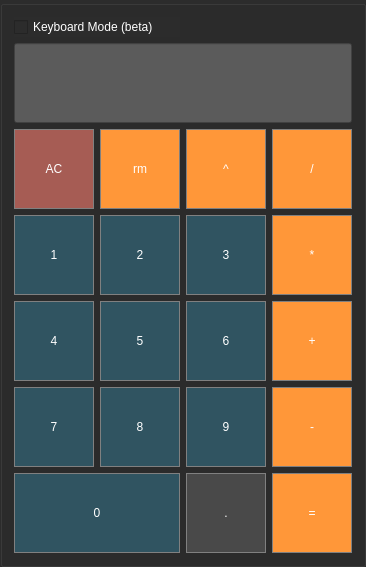
      <widget class="QGroupBox" name="MainCalc">
       <property name="styleSheet">
        <string notr="true">QGroupBox {background:rgb(74, 74, 74)rgb(44, 44, 44);}
QCheckBox{background:rgb(74, 74, 74)rgb(44, 44, 44);
color:white;}
QLineEdit {
color: black;
background:rgb(91, 91, 91);
}
QPushButton {
color:white;
background: #305461;
   border: 1px solid gray;
}
QPushButton:hover
{

background: QLinearGradient(x1: 0, y1: 0, 
                            x2: 1, y2: 1, 
                            stop: 0.2 rgb(183, 182, 184), 
                            stop: 1   rgb(4, 124, 148));
}
QPushButton:pressed {
    background-color: QLinearGradient(x1: 0, y1: 0, x2: 0, y2: 1,
                                      stop: 0 #dadbde, stop: 1 rgb(183, 182, 184));
}</string>
       </property>
       <layout class="QGridLayout" name="gridLayout">
        <item row="6" column="0" colspan="2">
         <widget class="QPushButton" name="pushButton_0">
          <property name="sizePolicy">
           <sizepolicy hsizetype="Maximum" vsizetype="Preferred">
            <horstretch>0</horstretch>
            <verstretch>0</verstretch>
           </sizepolicy>
          </property>
          <property name="minimumSize">
           <size>
            <width>80</width>
            <height>80</height>
           </size>
          </property>
          <property name="maximumSize">
           <size>
            <width>200</width>
            <height>80</height>
           </size>
          </property>
          <property name="styleSheet">
           <string notr="true"/>
          </property>
          <property name="text">
           <string>0</string>
          </property>
          <attribute name="buttonGroup">
           <string notr="true">NumsGroup</string>
          </attribute>
         </widget>
        </item>
        <item row="5" column="3">
         <widget class="QPushButton" name="pushButton_minus">
          <property name="sizePolicy">
           <sizepolicy hsizetype="Fixed" vsizetype="Preferred">
            <horstretch>0</horstretch>
            <verstretch>0</verstretch>
           </sizepolicy>
          </property>
          <property name="minimumSize">
           <size>
            <width>80</width>
            <height>80</height>
           </size>
          </property>
          <property name="maximumSize">
           <size>
            <width>80</width>
            <height>80</height>
           </size>
          </property>
          <property name="styleSheet">
           <string notr="true">QPushButton {
  background-color: rgb(255, 151, 57);
  color: white; 
  border: 1px solid gray;
}
QPushButton:pressed {
    background-color: qlineargradient(x1: 0, y1: 0, x2: 0, y2: 1,
                                      stop: 0 #FF7832, stop: 1 #FF9739);
}
</string>
          </property>
          <property name="text">
           <string>-</string>
          </property>
          <attribute name="buttonGroup">
           <string notr="true">NumsGroup</string>
          </attribute>
         </widget>
        </item>
        <item row="6" column="2">
         <widget class="QPushButton" name="pushButton_dot">
          <property name="sizePolicy">
           <sizepolicy hsizetype="Fixed" vsizetype="Preferred">
            <horstretch>0</horstretch>
            <verstretch>0</verstretch>
           </sizepolicy>
          </property>
          <property name="minimumSize">
           <size>
            <width>80</width>
            <height>80</height>
           </size>
          </property>
          <property name="maximumSize">
           <size>
            <width>80</width>
            <height>80</height>
           </size>
          </property>
          <property name="styleSheet">
           <string notr="true">QPushButton {
  background-color: rgba(128, 128, 128, 90);
  border: 1px solid gray;
}

QPushButton:pressed {
    background-color: qlineargradient(x1: 0, y1: 0, x2: 0, y2: 1,
                                      stop: 0 #BEBEBE, stop: 1 #D7D7D7);
}</string>
          </property>
          <property name="text">
           <string>.</string>
          </property>
          <attribute name="buttonGroup">
           <string notr="true">NumsGroup</string>
          </attribute>
         </widget>
        </item>
        <item row="3" column="3">
         <widget class="QPushButton" name="pushButton_mul">
          <property name="sizePolicy">
           <sizepolicy hsizetype="Fixed" vsizetype="Preferred">
            <horstretch>0</horstretch>
            <verstretch>0</verstretch>
           </sizepolicy>
          </property>
          <property name="minimumSize">
           <size>
            <width>80</width>
            <height>80</height>
           </size>
          </property>
          <property name="maximumSize">
           <size>
            <width>80</width>
            <height>80</height>
           </size>
          </property>
          <property name="styleSheet">
           <string notr="true">QPushButton {
  background-color: rgb(255, 151, 57);
  color: white; 
  border: 1px solid gray;
}
QPushButton:pressed {
    background-color: qlineargradient(x1: 0, y1: 0, x2: 0, y2: 1,
                                      stop: 0 #FF7832, stop: 1 #FF9739);
}
</string>
          </property>
          <property name="text">
           <string>*</string>
          </property>
          <attribute name="buttonGroup">
           <string notr="true">NumsGroup</string>
          </attribute>
         </widget>
        </item>
        <item row="6" column="3">
         <widget class="QPushButton" name="pushButton_eq">
          <property name="sizePolicy">
           <sizepolicy hsizetype="Fixed" vsizetype="Preferred">
            <horstretch>0</horstretch>
            <verstretch>0</verstretch>
           </sizepolicy>
          </property>
          <property name="minimumSize">
           <size>
            <width>80</width>
            <height>80</height>
           </size>
          </property>
          <property name="maximumSize">
           <size>
            <width>80</width>
            <height>80</height>
           </size>
          </property>
          <property name="styleSheet">
           <string notr="true">QPushButton {
  background-color: rgb(255, 151, 57);
  color: white; 
  border: 1px solid gray;
}
QPushButton:pressed {
    background-color: qlineargradient(x1: 0, y1: 0, x2: 0, y2: 1,
                                      stop: 0 #FF7832, stop: 1 #FF9739);
}
</string>
          </property>
          <property name="text">
           <string>=</string>
          </property>
         </widget>
        </item>
        <item row="2" column="0">
         <widget class="QPushButton" name="pushButton_AC">
          <property name="sizePolicy">
           <sizepolicy hsizetype="Fixed" vsizetype="Preferred">
            <horstretch>0</horstretch>
            <verstretch>0</verstretch>
           </sizepolicy>
          </property>
          <property name="minimumSize">
           <size>
            <width>80</width>
            <height>80</height>
           </size>
          </property>
          <property name="maximumSize">
           <size>
            <width>80</width>
            <height>80</height>
           </size>
          </property>
          <property name="styleSheet">
           <string notr="true">QPushButton {
  background-color: #a65c54;
  border: 1px solid gray;
}

QPushButton:pressed {
    background-color: qlineargradient(x1: 0, y1: 0, x2: 0, y2: 1,
                                      stop: 0 #BEBEBE, stop: 1 #D7D7D7);
}</string>
          </property>
          <property name="text">
           <string>AC</string>
          </property>
         </widget>
        </item>
        <item row="2" column="3">
         <widget class="QPushButton" name="pushButton_div">
          <property name="sizePolicy">
           <sizepolicy hsizetype="Fixed" vsizetype="Preferred">
            <horstretch>0</horstretch>
            <verstretch>0</verstretch>
           </sizepolicy>
          </property>
          <property name="minimumSize">
           <size>
            <width>80</width>
            <height>80</height>
           </size>
          </property>
          <property name="maximumSize">
           <size>
            <width>80</width>
            <height>80</height>
           </size>
          </property>
          <property name="styleSheet">
           <string notr="true">QPushButton {
  background-color: rgb(255, 151, 57);
  color: white; 
  border: 1px solid gray;
}
QPushButton:pressed {
    background-color: qlineargradient(x1: 0, y1: 0, x2: 0, y2: 1,
                                      stop: 0 #FF7832, stop: 1 #FF9739);
}
</string>
          </property>
          <property name="text">
           <string>/</string>
          </property>
          <attribute name="buttonGroup">
           <string notr="true">NumsGroup</string>
          </attribute>
         </widget>
        </item>
        <item row="2" column="2">
         <widget class="QPushButton" name="pushButton_pow">
          <property name="sizePolicy">
           <sizepolicy hsizetype="Fixed" vsizetype="Preferred">
            <horstretch>0</horstretch>
            <verstretch>0</verstretch>
           </sizepolicy>
          </property>
          <property name="minimumSize">
           <size>
            <width>80</width>
            <height>80</height>
           </size>
          </property>
          <property name="maximumSize">
           <size>
            <width>80</width>
            <height>80</height>
           </size>
          </property>
          <property name="styleSheet">
           <string notr="true">QPushButton {
  background-color: rgb(255, 151, 57);
  color: white; 
  border: 1px solid gray;
}
QPushButton:pressed {
    background-color: qlineargradient(x1: 0, y1: 0, x2: 0, y2: 1,
                                      stop: 0 #FF7832, stop: 1 #FF9739);
}
</string>
          </property>
          <property name="text">
           <string>^</string>
          </property>
          <attribute name="buttonGroup">
           <string notr="true">NumsGroup</string>
          </attribute>
         </widget>
        </item>
        <item row="5" column="0">
         <widget class="QPushButton" name="pushButton_7">
          <property name="sizePolicy">
           <sizepolicy hsizetype="Fixed" vsizetype="Preferred">
            <horstretch>0</horstretch>
            <verstretch>0</verstretch>
           </sizepolicy>
          </property>
          <property name="minimumSize">
           <size>
            <width>80</width>
            <height>80</height>
           </size>
          </property>
          <property name="maximumSize">
           <size>
            <width>80</width>
            <height>80</height>
           </size>
          </property>
          <property name="styleSheet">
           <string notr="true"/>
          </property>
          <property name="text">
           <string>7</string>
          </property>
          <attribute name="buttonGroup">
           <string notr="true">NumsGroup</string>
          </attribute>
         </widget>
        </item>
        <item row="4" column="2">
         <widget class="QPushButton" name="pushButton_6">
          <property name="sizePolicy">
           <sizepolicy hsizetype="Fixed" vsizetype="Preferred">
            <horstretch>0</horstretch>
            <verstretch>0</verstretch>
           </sizepolicy>
          </property>
          <property name="minimumSize">
           <size>
            <width>80</width>
            <height>80</height>
           </size>
          </property>
          <property name="maximumSize">
           <size>
            <width>80</width>
            <height>80</height>
           </size>
          </property>
          <property name="styleSheet">
           <string notr="true"/>
          </property>
          <property name="text">
           <string>6</string>
          </property>
          <attribute name="buttonGroup">
           <string notr="true">NumsGroup</string>
          </attribute>
         </widget>
        </item>
        <item row="1" column="0" colspan="4">
         <widget class="QLineEdit" name="LineInput">
          <property name="minimumSize">
           <size>
            <width>0</width>
            <height>80</height>
           </size>
          </property>
          <property name="styleSheet">
           <string notr="true"/>
          </property>
          <property name="alignment">
           <set>Qt::AlignRight|Qt::AlignTrailing|Qt::AlignVCenter</set>
          </property>
         </widget>
        </item>
        <item row="2" column="1">
         <widget class="QPushButton" name="pushButton_rm">
          <property name="sizePolicy">
           <sizepolicy hsizetype="Fixed" vsizetype="Preferred">
            <horstretch>0</horstretch>
            <verstretch>0</verstretch>
           </sizepolicy>
          </property>
          <property name="minimumSize">
           <size>
            <width>80</width>
            <height>80</height>
           </size>
          </property>
          <property name="maximumSize">
           <size>
            <width>80</width>
            <height>80</height>
           </size>
          </property>
          <property name="styleSheet">
           <string notr="true">QPushButton {
  background-color: rgb(255, 151, 57);
  color: white; 
  border: 1px solid gray;
}
QPushButton:pressed {
    background-color: qlineargradient(x1: 0, y1: 0, x2: 0, y2: 1,
                                      stop: 0 #FF7832, stop: 1 #FF9739);
}
</string>
          </property>
          <property name="text">
           <string>rm</string>
          </property>
         </widget>
        </item>
        <item row="3" column="1">
         <widget class="QPushButton" name="pushButton_2">
          <property name="sizePolicy">
           <sizepolicy hsizetype="Fixed" vsizetype="Preferred">
            <horstretch>0</horstretch>
            <verstretch>0</verstretch>
           </sizepolicy>
          </property>
          <property name="minimumSize">
           <size>
            <width>80</width>
            <height>80</height>
           </size>
          </property>
          <property name="maximumSize">
           <size>
            <width>80</width>
            <height>80</height>
           </size>
          </property>
          <property name="styleSheet">
           <string notr="true"/>
          </property>
          <property name="text">
           <string>2</string>
          </property>
          <attribute name="buttonGroup">
           <string notr="true">NumsGroup</string>
          </attribute>
         </widget>
        </item>
        <item row="4" column="3">
         <widget class="QPushButton" name="pushButton_plus">
          <property name="sizePolicy">
           <sizepolicy hsizetype="Fixed" vsizetype="Preferred">
            <horstretch>0</horstretch>
            <verstretch>0</verstretch>
           </sizepolicy>
          </property>
          <property name="minimumSize">
           <size>
            <width>80</width>
            <height>80</height>
           </size>
          </property>
          <property name="maximumSize">
           <size>
            <width>80</width>
            <height>80</height>
           </size>
          </property>
          <property name="styleSheet">
           <string notr="true">QPushButton {
  background-color: rgb(255, 151, 57);
  color: white; 
  border: 1px solid gray;
}
QPushButton:pressed {
    background-color: qlineargradient(x1: 0, y1: 0, x2: 0, y2: 1,
                                      stop: 0 #FF7832, stop: 1 #FF9739);
}
</string>
          </property>
          <property name="text">
           <string>+</string>
          </property>
          <attribute name="buttonGroup">
           <string notr="true">NumsGroup</string>
          </attribute>
         </widget>
        </item>
        <item row="5" column="1">
         <widget class="QPushButton" name="pushButton_8">
          <property name="sizePolicy">
           <sizepolicy hsizetype="Fixed" vsizetype="Preferred">
            <horstretch>0</horstretch>
            <verstretch>0</verstretch>
           </sizepolicy>
          </property>
          <property name="minimumSize">
           <size>
            <width>80</width>
            <height>80</height>
           </size>
          </property>
          <property name="maximumSize">
           <size>
            <width>80</width>
            <height>80</height>
           </size>
          </property>
          <property name="styleSheet">
           <string notr="true"/>
          </property>
          <property name="text">
           <string>8</string>
          </property>
          <attribute name="buttonGroup">
           <string notr="true">NumsGroup</string>
          </attribute>
         </widget>
        </item>
        <item row="3" column="2">
         <widget class="QPushButton" name="pushButton_3">
          <property name="sizePolicy">
           <sizepolicy hsizetype="Fixed" vsizetype="Preferred">
            <horstretch>0</horstretch>
            <verstretch>0</verstretch>
           </sizepolicy>
          </property>
          <property name="minimumSize">
           <size>
            <width>80</width>
            <height>80</height>
           </size>
          </property>
          <property name="maximumSize">
           <size>
            <width>80</width>
            <height>80</height>
           </size>
          </property>
          <property name="styleSheet">
           <string notr="true"/>
          </property>
          <property name="text">
           <string>3</string>
          </property>
          <attribute name="buttonGroup">
           <string notr="true">NumsGroup</string>
          </attribute>
         </widget>
        </item>
        <item row="4" column="1">
         <widget class="QPushButton" name="pushButton_5">
          <property name="sizePolicy">
           <sizepolicy hsizetype="Fixed" vsizetype="Preferred">
            <horstretch>0</horstretch>
            <verstretch>0</verstretch>
           </sizepolicy>
          </property>
          <property name="minimumSize">
           <size>
            <width>80</width>
            <height>80</height>
           </size>
          </property>
          <property name="maximumSize">
           <size>
            <width>80</width>
            <height>80</height>
           </size>
          </property>
          <property name="styleSheet">
           <string notr="true"/>
          </property>
          <property name="text">
           <string>5</string>
          </property>
          <attribute name="buttonGroup">
           <string notr="true">NumsGroup</string>
          </attribute>
         </widget>
        </item>
        <item row="5" column="2">
         <widget class="QPushButton" name="pushButton_9">
          <property name="sizePolicy">
           <sizepolicy hsizetype="Fixed" vsizetype="Preferred">
            <horstretch>0</horstretch>
            <verstretch>0</verstretch>
           </sizepolicy>
          </property>
          <property name="minimumSize">
           <size>
            <width>80</width>
            <height>80</height>
           </size>
          </property>
          <property name="maximumSize">
           <size>
            <width>80</width>
            <height>80</height>
           </size>
          </property>
          <property name="styleSheet">
           <string notr="true"/>
          </property>
          <property name="text">
           <string>9</string>
          </property>
          <attribute name="buttonGroup">
           <string notr="true">NumsGroup</string>
          </attribute>
         </widget>
        </item>
        <item row="3" column="0">
         <widget class="QPushButton" name="pushButton_1">
          <property name="sizePolicy">
           <sizepolicy hsizetype="Fixed" vsizetype="Preferred">
            <horstretch>0</horstretch>
            <verstretch>0</verstretch>
           </sizepolicy>
          </property>
          <property name="minimumSize">
           <size>
            <width>80</width>
            <height>80</height>
           </size>
          </property>
          <property name="maximumSize">
           <size>
            <width>80</width>
            <height>80</height>
           </size>
          </property>
          <property name="styleSheet">
           <string notr="true"/>
          </property>
          <property name="text">
           <string>1</string>
          </property>
          <attribute name="buttonGroup">
           <string notr="true">NumsGroup</string>
          </attribute>
         </widget>
        </item>
        <item row="4" column="0">
         <widget class="QPushButton" name="pushButton_4">
          <property name="sizePolicy">
           <sizepolicy hsizetype="Fixed" vsizetype="Preferred">
            <horstretch>0</horstretch>
            <verstretch>0</verstretch>
           </sizepolicy>
          </property>
          <property name="minimumSize">
           <size>
            <width>80</width>
            <height>80</height>
           </size>
          </property>
          <property name="maximumSize">
           <size>
            <width>80</width>
            <height>80</height>
           </size>
          </property>
          <property name="styleSheet">
           <string notr="true"/>
          </property>
          <property name="text">
           <string>4</string>
          </property>
          <attribute name="buttonGroup">
           <string notr="true">NumsGroup</string>
          </attribute>
         </widget>
        </item>
        <item row="0" column="0" colspan="2">
         <widget class="QCheckBox" name="checkBox_KeyboardMode">
          <property name="text">
           <string>Keyboard Mode (beta)</string>
          </property>
         </widget>
        </item>
       </layout>
      </widget>
